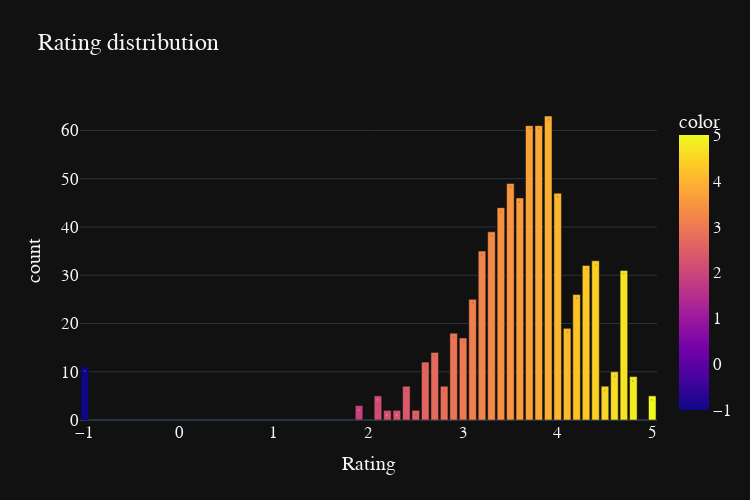

Write notebook code for a chart like this one.
### Code cell
Rating = df['Rating'].value_counts()
# Create a bar chart with x-axis as unique values in Rating column, y-axis as their count, 
# and color of the bars based on the unique values
fig = px.bar(y=Rating.values, 
             x=Rating.index, 
             color = Rating.index,
             color_discrete_sequence=px.colors.sequential.PuBuGn,
             text=Rating.values,
             title= 'Rating distribution',
             template= 'plotly_dark',
             width=750, height=500)
# Set the x-axis label as 'Rating', y-axis label as 'count', and font family and size
fig.update_layout(
    xaxis_title="Rating",
    yaxis_title="count",
    font = dict(size=17,family="Franklin Gothic"))
# Show the chart
fig.show()

### Figure 1 — Plotly figure (JSON) as saved in the notebook; plotly's stock layout.template omitted (floating-point values rounded to 4 significant figures)
{"data": [{"alignmentgroup": "True", "hovertemplate": "x=%{x}<br>y=%{y}<br>text=%{text}<br>color=%{marker.color}<extra></extra>", "legendgroup": "", "marker": {"color": [3.9, 3.8, 3.7, 3.5, 4, 3.6, 3.4, 3.3, 3.2, 4.4, 4.3, 4.7, 4.2, 3.1, 4.1, 2.9, 3, 2.7, 2.6, -1, 4.6, 4.8, 2.4, 2.8, 4.5, 2.1, 5, 1.9, 2.3, 2.5, 2.2], "coloraxis": "coloraxis", "pattern": {"shape": ""}}, "name": "", "offsetgroup": "", "orientation": "v", "showlegend": false, "text": [63, 61, 61, 49, 47, 46, 44, 39, 35, 33, 32, 31, 26, 25, 19, 18, 17, 14, 12, 11, 10, 9, 7, 7, 7, 5, 5, 3, 2, 2, 2], "textposition": "auto", "type": "bar", "x": [3.9, 3.8, 3.7, 3.5, 4, 3.6, 3.4, 3.3, 3.2, 4.4, 4.3, 4.7, 4.2, 3.1, 4.1, 2.9, 3, 2.7, 2.6, -1, 4.6, 4.8, 2.4, 2.8, 4.5, 2.1, 5, 1.9, 2.3, 2.5, 2.2], "xaxis": "x", "y": [63, 61, 61, 49, 47, 46, 44, 39, 35, 33, 32, 31, 26, 25, 19, 18, 17, 14, 12, 11, 10, 9, 7, 7, 7, 5, 5, 3, 2, 2, 2], "yaxis": "y"}], "layout": {"barmode": "relative", "coloraxis": {"colorbar": {"title": {"text": "color"}}, "colorscale": [[0, "#0d0887"], [0.1111, "#46039f"], [0.2222, "#7201a8"], [0.3333, "#9c179e"], [0.4444, "#bd3786"], [0.5556, "#d8576b"], [0.6667, "#ed7953"], [0.7778, "#fb9f3a"], [0.8889, "#fdca26"], [1, "#f0f921"]]}, "font": {"family": "Franklin Gothic", "size": 17}, "height": 500, "legend": {"tracegroupgap": 0}, "title": {"text": "Rating distribution"}, "width": 750, "xaxis": {"anchor": "y", "domain": [0, 1], "title": {"text": "Rating"}}, "yaxis": {"anchor": "x", "domain": [0, 1], "title": {"text": "count"}}}}
